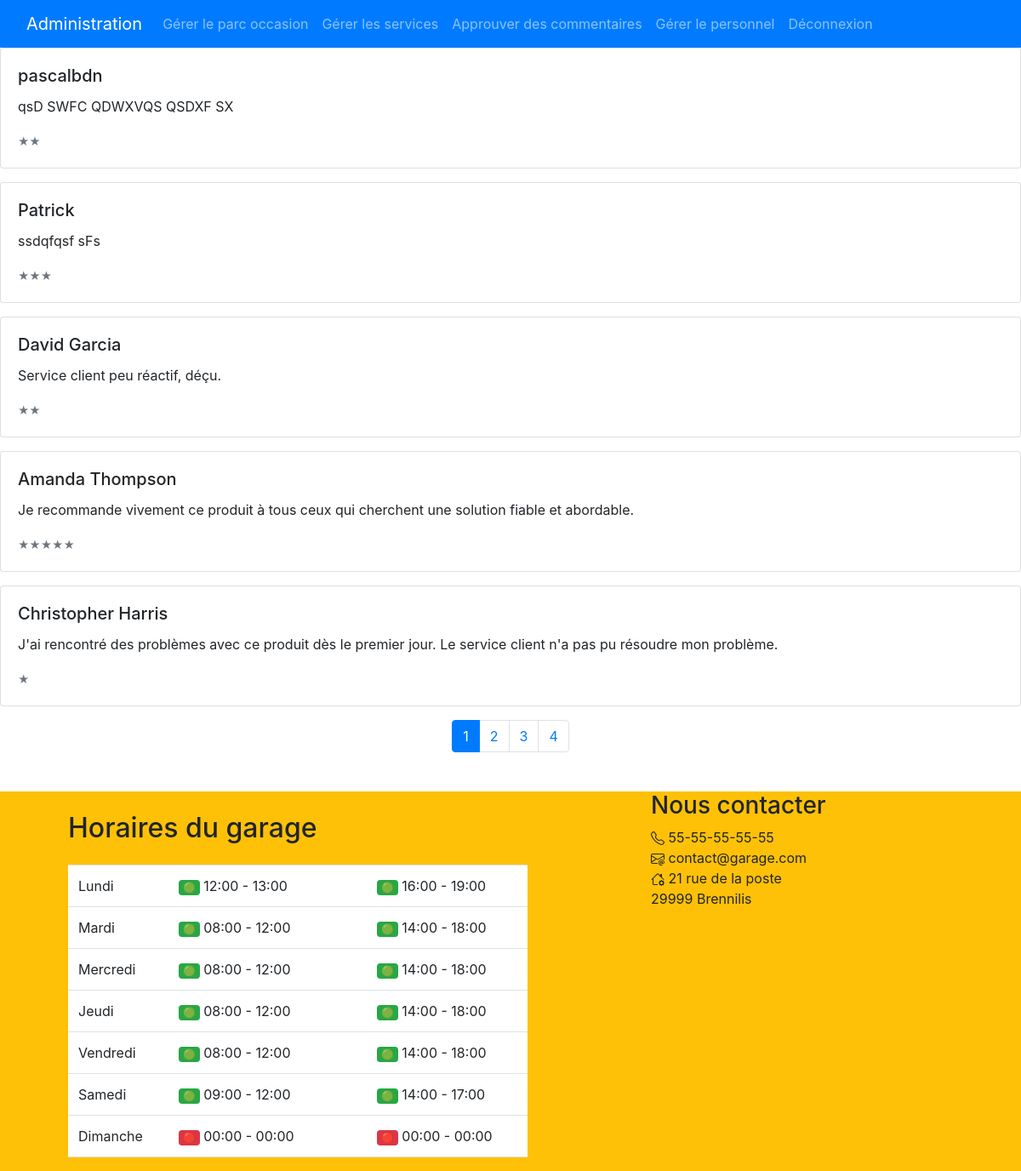
The page /apps/index.php on the database its author committed.
### tables this page shows
CREATE TABLE `avis_clients` (
  `id` int(11) NOT NULL,
  `nom` varchar(100) NOT NULL,
  `commentaire` text NOT NULL,
  `note` int(11) NOT NULL,
  `approved` tinyint(1) DEFAULT '0'
);

CREATE TABLE `Horaires` (
  `id` int(11) NOT NULL,
  `jour` enum('Lundi','Mardi','Mercredi','Jeudi','Vendredi','Samedi','Dimanche') NOT NULL,
  `ouverture_matin` time NOT NULL,
  `fermeture_matin` time NOT NULL,
  `ouverture_apresmidi` time NOT NULL,
  `fermeture_apresmidi` time NOT NULL
);

### apps/index.php (the view, shortened to what this page needs)
<?php
include('header.php');
?>
<?php
require_once 'config.php';
$query = "SELECT * FROM avis_clients WHERE approved = 1 ORDER BY id DESC";
$result = $db->query($query);
$reviews = $result->fetchAll(PDO::FETCH_ASSOC);
$perPage = 5;
$totalReviews = count($reviews);
$totalPages = ceil($totalReviews / $perPage);
$page = isset($_GET['page']) ? $_GET['page'] : 1;
$offset = ($page - 1) * $perPage;
$reviewsPerPage = array_slice($reviews, $offset, $perPage);
?>
<?php foreach ($reviewsPerPage as $review) : ?>
    <div class="card mb-3">
        <div class="card-body">
            <h5 class="card-title"><?= htmlspecialchars($review['nom']) ?></h5>
            <p class="card-text"><?= htmlspecialchars($review['commentaire']) ?></p>
            <p class="card-text">
                <small class="text-muted"><?= str_repeat('★', $review['note']) ?></small>
            </p>
        </div>
    </div>
<?php endforeach; ?>
<div class="d-flex justify-content-center">
    <ul class="pagination">
        <?php for ($i = 1; $i <= $totalPages; $i++) : ?>
            <li class="page-item <?= ($i == $page) ? 'active' : '' ?>">
                <a class="page-link" href="?page=<?= $i ?>"><?= $i ?></a>
            </li>
        <?php endfor; ?>
    </ul>
</div>
<?php
include('footer.php');
?>

### apps/opening/index.php (shortened to what this page needs)
<?php
$servername = "localhost";
$username = "root";
$password = "root";
$dbname = "gparrot";
try {
    $conn = new PDO("mysql:host=$servername;dbname=$dbname", $username, $password);
    $conn->setAttribute(PDO::ATTR_ERRMODE, PDO::ERRMODE_EXCEPTION);
    $stmt = $conn->prepare("SELECT * FROM Horaires");
    $stmt->execute();
    $horaires = $stmt->fetchAll();
} catch(PDOException $e) {
    echo "Erreur : " . $e->getMessage();
}
?>
<!DOCTYPE html>
<html>
<head>
    <link rel="stylesheet" href="https://stackpath.bootstrapcdn.com/bootstrap/4.3.1/css/bootstrap.min.css">
</head>
<body>
<div class="container">
    <h2 class="my-4">Horaires du garage</h2>
    <table class="table">
        <?php foreach ($horaires as $horaire): ?>
        <tr>
            <td><?php echo $horaire['jour']; ?></td>
            <td>
                <?php if ($horaire['ouverture_matin'] != '00:00:00' && $horaire['fermeture_matin'] != '00:00:00'): ?>
                    <span class="badge badge-success">🟢</span>
                <?php else: ?>
                    <span class="badge badge-danger">🔴</span>
                <?php endif; ?>
                <?php echo substr($horaire['ouverture_matin'], 0, 5); ?>
                -
                <?php echo substr($horaire['fermeture_matin'], 0, 5); ?>
            </td>
            <td>&nbsp;&nbsp;&nbsp;</td>
            <td>
                <?php if ($horaire['ouverture_apresmidi'] != '00:00:00' && $horaire['fermeture_apresmidi'] != '00:00:00'): ?>
                    <span class="badge badge-success">🟢</span>
                <?php else: ?>
                    <span class="badge badge-danger">🔴</span>
                <?php endif; ?>
                <?php echo substr($horaire['ouverture_apresmidi'], 0, 5); ?>
                -
                <?php echo substr($horaire['fermeture_apresmidi'], 0, 5); ?>
            </td>
        </tr>
        <?php endforeach; ?>
    </table>
</div>
</body>
</html>

### rows shown on the page
avis_clients: nom "pascalbdn", commentaire "qsD SWFC QDWXVQS QSDXF SX", note "★★"
avis_clients: nom "Patrick", commentaire "ssdqfqsf sFs", note "★★★"
avis_clients: nom "David Garcia", commentaire "Service client peu réactif, déçu.", note "★★"
avis_clients: nom "Amanda Thompson", commentaire "Je recommande vivement ce produit à tous ceux qui cherchent une solution fiable et abordable.", note "★★★★★"
avis_clients: nom "Christopher Harris", commentaire "J'ai rencontré des problèmes avec ce produit dès le premier jour. Le service client n'a pas pu résoudre mon problème.", note "★"
horaires: jour "Lundi", ouverture_matin "12:00", fermeture_matin "13:00", ouverture_apresmidi "16:00", fermeture_apresmidi "19:00"
horaires: jour "Mardi", ouverture_matin "08:00", fermeture_matin "12:00", ouverture_apresmidi "14:00", fermeture_apresmidi "18:00"
horaires: jour "Mercredi", ouverture_matin "08:00", fermeture_matin "12:00", ouverture_apresmidi "14:00", fermeture_apresmidi "18:00"
horaires: jour "Jeudi", ouverture_matin "08:00", fermeture_matin "12:00", ouverture_apresmidi "14:00", fermeture_apresmidi "18:00"
horaires: jour "Vendredi", ouverture_matin "08:00", fermeture_matin "12:00", ouverture_apresmidi "14:00", fermeture_apresmidi "18:00"
horaires: jour "Samedi", ouverture_matin "09:00", fermeture_matin "12:00", ouverture_apresmidi "14:00", fermeture_apresmidi "17:00"
horaires: jour "Dimanche", ouverture_matin "00:00", fermeture_matin "00:00", ouverture_apresmidi "00:00", fermeture_apresmidi "00:00"
